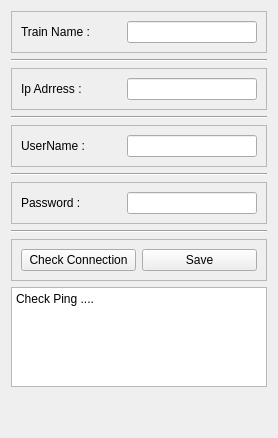
                <widget class="QWidget" name="tab_5">
                 <attribute name="title">
                  <string>Create New Train Config</string>
                 </attribute>
                 <layout class="QVBoxLayout" name="verticalLayout_31">
                  <item>
                   <widget class="QFrame" name="frame_55">
                    <property name="frameShape">
                     <enum>QFrame::Shape::StyledPanel</enum>
                    </property>
                    <property name="frameShadow">
                     <enum>QFrame::Shadow::Raised</enum>
                    </property>
                    <layout class="QHBoxLayout" name="horizontalLayout_52">
                     <item>
                      <widget class="QLabel" name="label_56">
                       <property name="minimumSize">
                        <size>
                         <width>100</width>
                         <height>0</height>
                        </size>
                       </property>
                       <property name="maximumSize">
                        <size>
                         <width>100</width>
                         <height>16777215</height>
                        </size>
                       </property>
                       <property name="text">
                        <string>Train Name :</string>
                       </property>
                      </widget>
                     </item>
                     <item>
                      <widget class="QLineEdit" name="line_train_profile_name"/>
                     </item>
                    </layout>
                   </widget>
                  </item>
                  <item>
                   <widget class="Line" name="line_17">
                    <property name="orientation">
                     <enum>Qt::Orientation::Horizontal</enum>
                    </property>
                   </widget>
                  </item>
                  <item>
                   <widget class="QFrame" name="frame_6">
                    <property name="frameShape">
                     <enum>QFrame::Shape::StyledPanel</enum>
                    </property>
                    <property name="frameShadow">
                     <enum>QFrame::Shadow::Raised</enum>
                    </property>
                    <layout class="QHBoxLayout" name="horizontalLayout_6">
                     <item>
                      <widget class="QLabel" name="label_53">
                       <property name="minimumSize">
                        <size>
                         <width>100</width>
                         <height>0</height>
                        </size>
                       </property>
                       <property name="maximumSize">
                        <size>
                         <width>100</width>
                         <height>16777215</height>
                        </size>
                       </property>
                       <property name="text">
                        <string>Ip Adrress :</string>
                       </property>
                      </widget>
                     </item>
                     <item>
                      <widget class="QLineEdit" name="line_train_profile_ip"/>
                     </item>
                    </layout>
                   </widget>
                  </item>
                  <item>
                   <widget class="Line" name="line_18">
                    <property name="orientation">
                     <enum>Qt::Orientation::Horizontal</enum>
                    </property>
                   </widget>
                  </item>
                  <item>
                   <widget class="QFrame" name="frame_8">
                    <property name="enabled">
                     <bool>true</bool>
                    </property>
                    <property name="frameShape">
                     <enum>QFrame::Shape::StyledPanel</enum>
                    </property>
                    <property name="frameShadow">
                     <enum>QFrame::Shadow::Raised</enum>
                    </property>
                    <layout class="QHBoxLayout" name="horizontalLayout_7">
                     <item>
                      <widget class="QLabel" name="label_54">
                       <property name="minimumSize">
                        <size>
                         <width>100</width>
                         <height>0</height>
                        </size>
                       </property>
                       <property name="maximumSize">
                        <size>
                         <width>100</width>
                         <height>16777215</height>
                        </size>
                       </property>
                       <property name="text">
                        <string>UserName :</string>
                       </property>
                      </widget>
                     </item>
                     <item>
                      <widget class="QLineEdit" name="line_train_profile_username"/>
                     </item>
                    </layout>
                   </widget>
                  </item>
                  <item>
                   <widget class="Line" name="line_19">
                    <property name="orientation">
                     <enum>Qt::Orientation::Horizontal</enum>
                    </property>
                   </widget>
                  </item>
                  <item>
                   <widget class="QFrame" name="frame_9">
                    <property name="frameShape">
                     <enum>QFrame::Shape::StyledPanel</enum>
                    </property>
                    <property name="frameShadow">
                     <enum>QFrame::Shadow::Raised</enum>
                    </property>
                    <layout class="QHBoxLayout" name="horizontalLayout_8">
                     <item>
                      <widget class="QLabel" name="label_55">
                       <property name="minimumSize">
                        <size>
                         <width>100</width>
                         <height>0</height>
                        </size>
                       </property>
                       <property name="maximumSize">
                        <size>
                         <width>100</width>
                         <height>16777215</height>
                        </size>
                       </property>
                       <property name="text">
                        <string>Password :</string>
                       </property>
                      </widget>
                     </item>
                     <item>
                      <widget class="QLineEdit" name="line_train_profile_password">
                       <property name="enabled">
                        <bool>true</bool>
                       </property>
                      </widget>
                     </item>
                    </layout>
                   </widget>
                  </item>
                  <item>
                   <widget class="Line" name="line_20">
                    <property name="orientation">
                     <enum>Qt::Orientation::Horizontal</enum>
                    </property>
                   </widget>
                  </item>
                  <item>
                   <widget class="QFrame" name="frame_54">
                    <property name="frameShape">
                     <enum>QFrame::Shape::StyledPanel</enum>
                    </property>
                    <property name="frameShadow">
                     <enum>QFrame::Shadow::Raised</enum>
                    </property>
                    <layout class="QHBoxLayout" name="horizontalLayout_9">
                     <item>
                      <widget class="QPushButton" name="btn_check_connection">
                       <property name="cursor">
                        <cursorShape>PointingHandCursor</cursorShape>
                       </property>
                       <property name="text">
                        <string>Check Connection</string>
                       </property>
                      </widget>
                     </item>
                     <item>
                      <widget class="QPushButton" name="btn_save_train">
                       <property name="enabled">
                        <bool>true</bool>
                       </property>
                       <property name="cursor">
                        <cursorShape>PointingHandCursor</cursorShape>
                       </property>
                       <property name="text">
                        <string>Save</string>
                       </property>
                      </widget>
                     </item>
                    </layout>
                   </widget>
                  </item>
                  <item>
                   <widget class="QPlainTextEdit" name="plainTextEdit_check_connection">
                    <property name="maximumSize">
                     <size>
                      <width>16777215</width>
                      <height>100</height>
                     </size>
                    </property>
                    <property name="plainText">
                     <string>Check Ping ....</string>
                    </property>
                   </widget>
                  </item>
                  <item>
                   <spacer name="verticalSpacer_4">
                    <property name="orientation">
                     <enum>Qt::Orientation::Vertical</enum>
                    </property>
                    <property name="sizeHint" stdset="0">
                     <size>
                      <width>20</width>
                      <height>40</height>
                     </size>
                    </property>
                   </spacer>
                  </item>
                 </layout>
                </widget>
